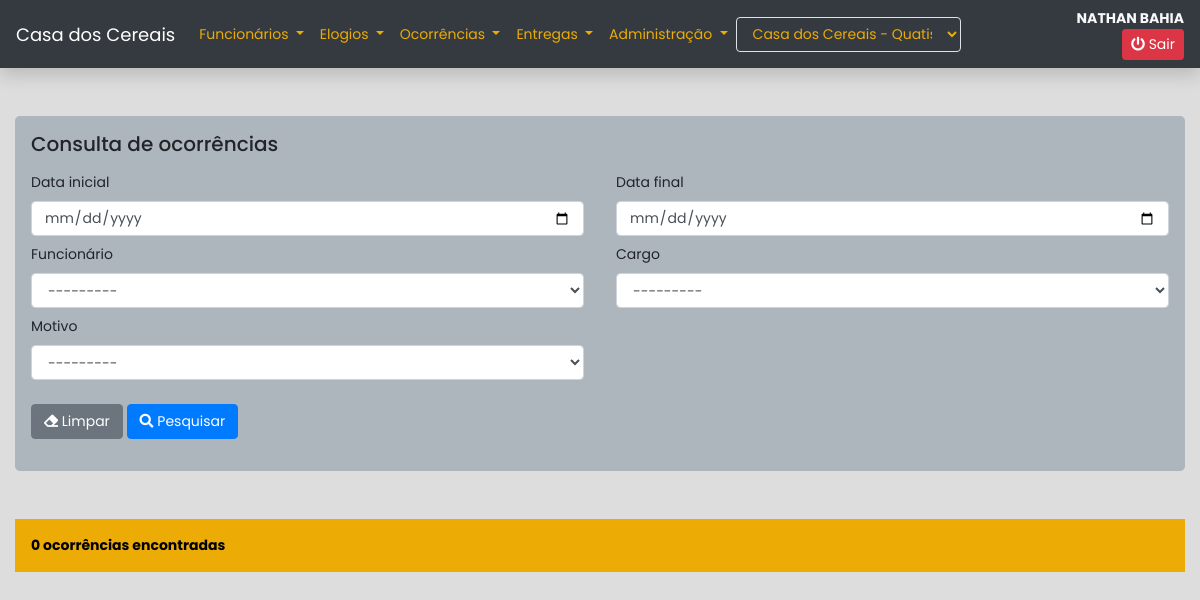
The app's page /ocorrencias/consulta (signed in), older data.
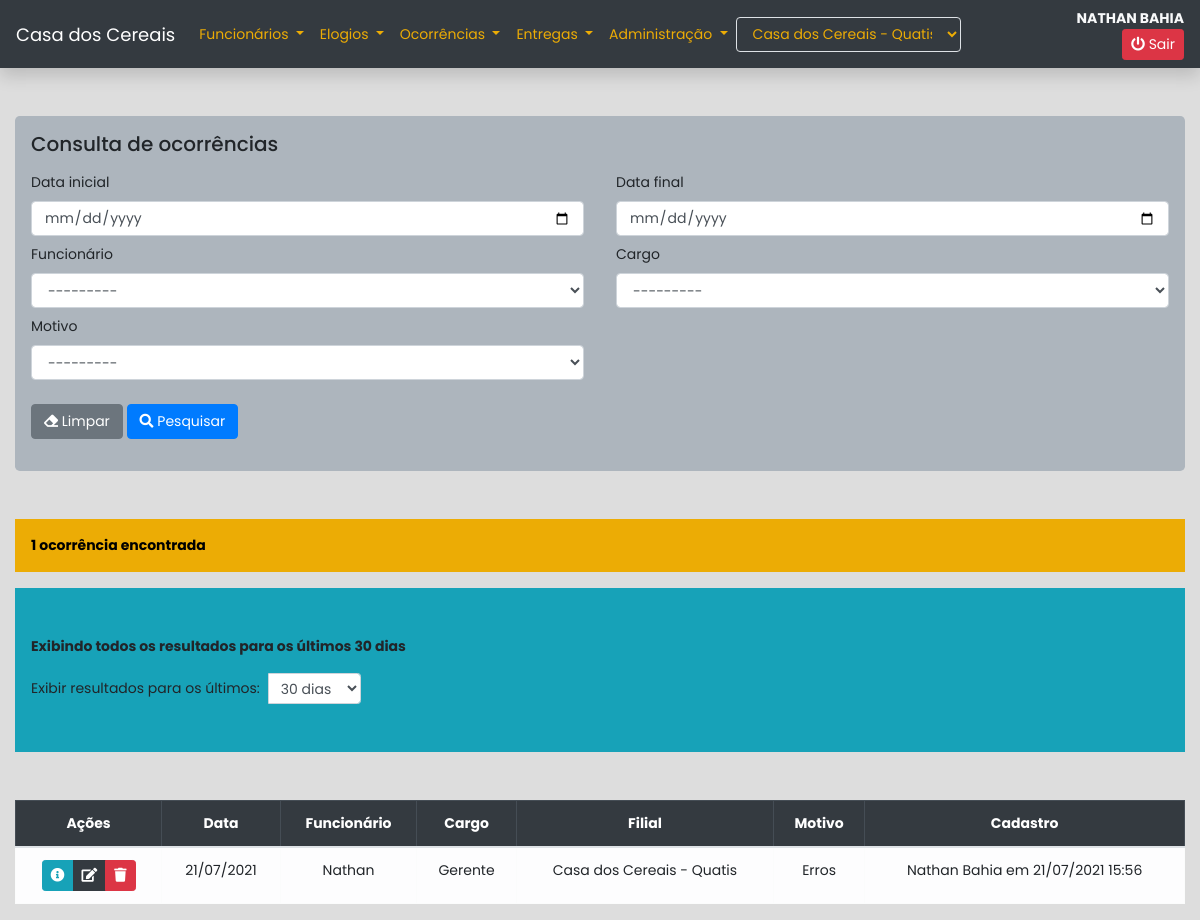
The same page, newer data.
### apps/core/models.py (models this page shows, shortened)
class Base(models.Model):
    usuario = models.ForeignKey(get_user_model(), on_delete=models.SET_NULL, null=True)
    criacao = models.DateTimeField(auto_now_add=True)
    alteracao = models.DateTimeField(auto_now=True)
    ativo = models.BooleanField(default=True)
    class Meta:
        abstract = True
    @property
    def cadastro(self):
        dt = localtime(self.criacao)
        if self.usuario:
            return f"{self.usuario.get_full_name()} em {dt.strftime('%d/%m/%Y %H:%M')}"
        return f"Usuário excluído em {dt.strftime('%d/%m/%Y')}"

class Ocorrencia(Base):
    funcionario = models.ForeignKey(Funcionario, on_delete=models.CASCADE, related_name='ocorrencias')
    motivo = models.ForeignKey(Motivo, on_delete=models.SET_NULL, null=True)
    data = models.DateField()
    observacao = models.TextField()
    class Meta:
        verbose_name = 'Ocorrência'
        verbose_name_plural = 'Ocorrências'
        ordering = ['-data']
    @property
    def get_motivo_display(self):
        if self.motivo:
            return self.motivo.nome
        return 'Motivo excluído'

class Funcionario(Base):
    nome = models.CharField(max_length=255)
    admissao = models.DateField(blank=True, null=True)
    cargo = models.ForeignKey(Cargo, on_delete=models.SET_NULL, null=True, related_name='funcionarios')
    filial = models.ForeignKey(Filial, on_delete=models.CASCADE, related_name='funcionarios')
    def __str__(self):
        return f'{self.nome} - {self.cargo}'
    class Meta:
        verbose_name = 'Funcionário'
        verbose_name_plural = 'Funcionários'
        ordering = ['nome']

class Cargo(Base):
    nome = models.CharField(max_length=255)
    filial = models.ForeignKey(Filial, on_delete=models.CASCADE)
    def __str__(self):
        return f'{self.nome}'
    class Meta:
        verbose_name = 'Cargo'
        verbose_name_plural = 'Cargos'
        ordering = ['nome']

class Filial(Base):
    nome = models.CharField(max_length=255)
    cidade = models.CharField(max_length=255)
    def __str__(self):
        return f'{self.nome} - {self.cidade}'
    class Meta:
        verbose_name = 'Filial'
        verbose_name_plural = 'Filiais'
        ordering = ['nome', 'cidade']

class Motivo(Base):
    nome = models.CharField(max_length=255)
    filial = models.ForeignKey(Filial, on_delete=models.CASCADE)
    def __str__(self):
        return self.nome
    class Meta:
        verbose_name = 'Motivo'
        verbose_name_plural = 'Motivos'
        ordering = ['nome']

### apps/core/views.py (the view, shortened to what this page needs)
# urls.py: path('ocorrencias/consulta', views.consulta_ocorrencias, name='consulta_ocorrencias'),
@login_required
def consulta_ocorrencias(request):
    usuario = request.user.perfil.latest('id')
    consulta = False
    dias = 30 if request.GET.get('dias') not in ['30', '60', '90', '120'] else request.GET.get('dias')
    data_range = utils.get_data_range(dias)
    filtros = {
        'data__range': data_range,
        'funcionario__filial': usuario.filial,
        'ativo': True
    }
    query = models.Ocorrencia.objects.filter(**filtros).order_by('-data')
    form = forms.ConsultaOcorrenciaForm(
        usuario=usuario,
        data=request.GET
    )
    context = {
        'form': form,
        'dias': dias,
        'consulta': consulta,
        'filtros': filtros,
        'ocorrencias': query
    }
    return render(request, 'core/ocorrencias/consultas.html', context)

### apps/core/context_processors.py (called while the page is built)
def usuario(request):
    if not request.user.is_authenticated:
        return {}
    context = {'usuario': {}}
    perfil = request.user.perfil.latest('id')
    if perfil:
        context['usuario']['filial'] = perfil.filial
        context['usuario']['filiais'] = models.Filial.objects.all()
        if perfil.tipo == '2':
            context['usuario']['administrador'] = True
    return context

### apps/core/utils.py (called while the page is built)
def get_data_range(dias: int, convert=False) -> list:
    presente = datetime.today().date()
    passado = presente - timedelta(days=int(dias))
    if convert:
        return [convert_date_to_datetime(passado), convert_date_to_datetime(presente, inicio=False)]
    return [passado, presente]

### apps/core/templates/core/ocorrencias/consultas.html (shortened to what this page needs)
{% extends 'core/base.html' %}
{% load bootstrap4 %}
{% block content %}
<div class="container-fluid">
    <form method='get' class='my-5 jumbotron p-3' autocomplete="off">
        <h5>Consulta de ocorrências</h5>
        <div class="row mx-0 mt-3">
            <div class="col-12 col-sm-6 px-0 pr-sm-3">
                <div class="form-group mb-2">
                    <label for="{{ form.data_inicial.id_for_label }}">{{ form.data_inicial.label }}</label>
                    {{ form.data_inicial }}
                </div>
            </div>
            <div class="col-12 col-sm-6 px-0 pl-sm-3">
                <div class="form-group mb-2">
                    <label for="{{ form.data_final.id_for_label }}">{{ form.data_final.label }}</label>
                    {{ form.data_final }}
                </div>
            </div>
            <div class="col-12 col-sm-6 px-0 pr-sm-3">
                <div class="form-group mb-2">
                    <label for="{{ form.funcionario.id_for_label }}">{{ form.funcionario.label }}</label>
                    {{ form.funcionario }}
                </div>
            </div>
            <div class="col-12 col-sm-6 px-0 pl-sm-3">
                <div class="form-group mb-2">
                    <label for="{{ form.cargo.id_for_label }}">{{ form.cargo.label }}</label>
                    {{ form.cargo }}
                </div>
            </div>
            <div class="col-12 col-sm-6 px-0 pr-sm-3">
                <div class="form-group mb-2">
                    <label for="{{ form.motivo.id_for_label }}">{{ form.motivo.label }}</label>
                    {{ form.motivo }}
                </div>
            </div>
            <div class="col-12 col-sm-6 px-0 pl-sm-3">
                <div class="form-group mb-2">
                </div>
            </div>
            <div class="col-12 my-3 px-0">
                <button type="reset" class="btn btn-secondary">
                    <i class="fas fa-eraser"></i> Limpar
                </button>
                <button type="submit" class="btn btn-primary">
                    <i class="fas fa-search"></i> Pesquisar
                </button>
            </div>
        </div>
    </form>
    <p class="bg-warning p-3 mt-5">{{ ocorrencias.count }} ocorrência{{ ocorrencias|pluralize }} encontrada{{ ocorrencias|pluralize }}</p>
    {% if ocorrencias %}
        {% include 'core/utils/consulta_range_dias.html' %}
        <div class="table-responsive mt-5">
            <table class="table table-bordered text-center">
                <thead class="table-dark">
                    <tr>
                        <th>Ações</th>
                        <th>Data</th>
                        <th>Funcionário</th>
                        <th>Cargo</th>
                        <th>Filial</th>
                        <th>Motivo</th>
                        <th>Cadastro</th>
                    </tr>
                </thead>
                <tbody class="table-light">
                    {% for ocorrencia in ocorrencias %}
                    <tr>
                        <td>
                            <div class="btn-group">
                                <button class="btn btn-sm btn-info btn-info-ocorrencia" data-ocorrencia="{{ ocorrencia.id }}" data-toggle="tooltip" title="Mais informações">
                                    <i class="fas fa-info-circle"></i>
                                </button>
                                <a href="{% url 'core:edit_ocorrencias' ocorrencia.id %}" class="btn btn-sm btn-dark btn-edit-ocorrencia" data-ocorrencia="{{ ocorrencia.id }}" data-toggle="tooltip" title="Editar ocorrência">
                                    <i class="fas fa-edit"></i>
                                </a>
                                <button class="btn btn-sm btn-danger btn-delete-ocorrencia" data-ocorrencia="{{ ocorrencia.id }}" data-toggle="tooltip" title="Excluir ocorrência">
                                    <i class="fas fa-trash"></i>
                                </button>
                            </div>
                        </td>
                        <td>{{ ocorrencia.data|date:'d/m/Y' }}</td>
                        <td>{{ ocorrencia.funcionario.nome }}</td>
                        <td>{{ ocorrencia.funcionario.cargo.nome }}</td>
                        <td>{{ ocorrencia.funcionario.filial }}</td>
                        <td>{{ ocorrencia.get_motivo_display }}</td>
                        <td>{{ ocorrencia.cadastro }}</td>
                    </tr>
                    {% endfor %}
                </tbody>
            </table>
        </div>
    {% endif %}
</div>
{% endblock content %}

### apps/core/templates/core/base.html (shortened to what this page needs)
{% load static %}
<!DOCTYPE html>
{% load bootstrap4 %}
<html lang="pt-br">
    <head>
        <link rel="stylesheet" href="https://use.fontawesome.com/releases/v5.0.13/css/all.css">
        {% bootstrap_css %}
    </head>
    <body>
    <nav class="navbar navbar-expand-lg navbar-dark bg-dark shadow mb-5">
        <a class="navbar-brand" href="{% url 'core:index' %}">Casa dos Cereais</a>
        <div class="collapse navbar-collapse" id="navbarSupportedContent">
            <ul class="navbar-nav mr-auto">
                <li class="nav-item dropdown">
                    <a class="nav-link dropdown-toggle text-warning" href="#" id="dropFuncionarios" role="button"
                       data-toggle="dropdown" aria-haspopup="true" aria-expanded="false">
                        Funcionários
                    </a>
                </li>
                <li class="nav-item dropdown text-warning">
                    <a class="nav-link dropdown-toggle text-warning" href="#" id="dropElogios" role="button"
                       data-toggle="dropdown" aria-haspopup="true" aria-expanded="false">
                        Elogios
                    </a>
                </li>
                <li class="nav-item dropdown">
                    <a class="nav-link dropdown-toggle text-warning" href="#" id="dropOcorrencias" role="button"
                       data-toggle="dropdown" aria-haspopup="true" aria-expanded="false">
                        Ocorrências
                    </a>
                </li>
                <li class="nav-item dropdown">
                    <a class="nav-link dropdown-toggle text-warning" href="#" id="dropEntregas" role="button"
                       data-toggle="dropdown" aria-haspopup="true" aria-expanded="false">
                        Entregas
                    </a>
                </li>
                <li class="nav-item dropdown">
                    <a class="nav-link dropdown-toggle text-warning" href="#" id="dropAdm" role="button"
                       data-toggle="dropdown" aria-haspopup="true" aria-expanded="false">
                        Administração
                    </a>
                </li>
            </ul>
            {% if usuario.administrador %}
                <div class="mr-sm-5 mt-3 mt-sm-0">
                    <form action="{% url "core:altera_filial" %}" method="post" id="formFilial">
                        <div class="form group">
                            <select name="filial" id="" class="form-control bg-dark border boder-light text-warning" onchange="$('#formFilial').submit()">
                                {% for filial in usuario.filiais %}
                                    <option value="{{ filial.id }}" {% if usuario.filial == filial %}selected{% endif %}>{{ filial }}</option>
                                {% endfor %}
                            </select>
                        </div>
                    </form>
                </div>
            {% endif %}
            <div class="text-light text-center text-sm-right mt-3 mt-sm-0">
                <b>{{ request.user.get_full_name|upper }}</b>
                <a class='btn btn-sm btn-danger ml-2' href="{% url 'usuarios:logout' %}" data-toggle="tooltip" title="Sair do sistema">
                    <i class="fas fa-power-off"></i> Sair
                </a>
            </div>
        </div>
    </nav>
    {% block content %} {% endblock %}
    </body>
</html>

### apps/core/templates/core/utils/consulta_range_dias.html (shortened to what this page needs)
<div class="px-3 py-5 bg-info">
    {% if dias %}
        <p class="mb-3"><b>Exibindo todos os resultados para os últimos {{ dias }} dias</b></p>
    {% elif filtros %}
        <p class="mb-3"><b>Exibindo todos os resultados de {{ filtros.data__range.0|date:'d/m/Y' }} a {{ filtros.data__range.1|date:'d/m/Y' }}</b></p>
    {% endif %}
    <div class="form-inline">
        <div class="input-group">
            <label for="dias">Exibir resultados para os últimos: </label>
            <select name="dias" id="dias" class="form-control form-control-sm ml-2">
                <option value="30" {% if dias == '30' %}selected{% endif %}>30 dias</option>
            </select>
        </div>
    </div>
</div>

### apps/core/templates/core/base.html (style rules this page uses)
body, a, .btn, .form-control { font-family: 'Poppins', sans-serif; font-size: 14px !important; }
body { background-color: #DDD; }
.jumbotron { background-color: #adb5bd !important; }
.navbar-brand { font-size: 18px !important; }
.text-warning { color: #ecac05 !important; }
.bg-warning, .alert-warning, .alert-success, .alert-danger { background: #ecac05 !important; color: #000; font-weight: bold; border: none }
.btn-danger, .alert-danger { background: #dc3545 !important; }

Row changes from the older to the newer data that the page shows:
added Ocorrencia: data "21/07/2021", funcionario.nome "Nathan", funcionario.cargo.nome "Gerente", funcionario.filial "Casa dos Cereais - Quatis", motivo "Erros", cadastro "Nathan Bahia em 21/07/2021 15:56"
Text that changed along with them:
{{ ocorrencias.count }}: "0" → "1"
{{ dias }}: (not shown) → "30"
form field dias: (not shown) → "30 dias"
text now shown: "Exibindo todos os resultados para os últimos dias Exibir resultados para os últimos: Ações Data Funcionário Cargo Filial Motivo Cadastro"
